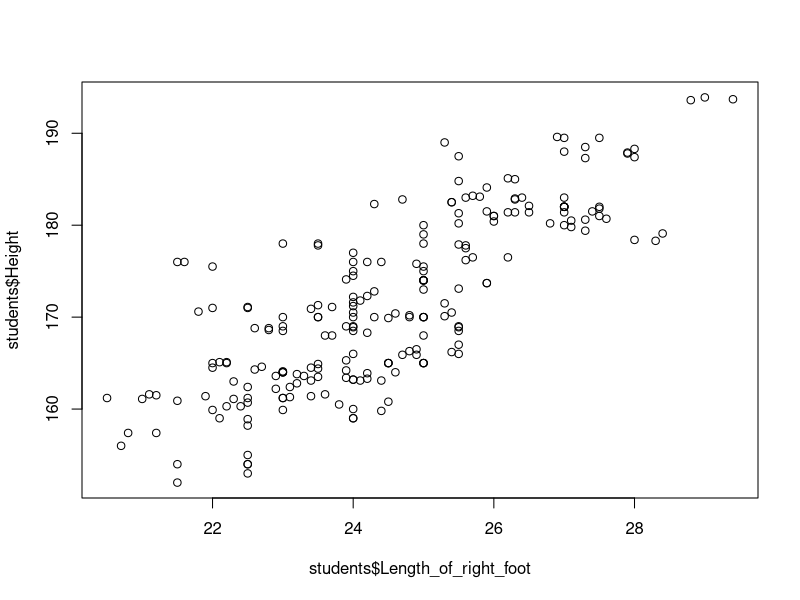
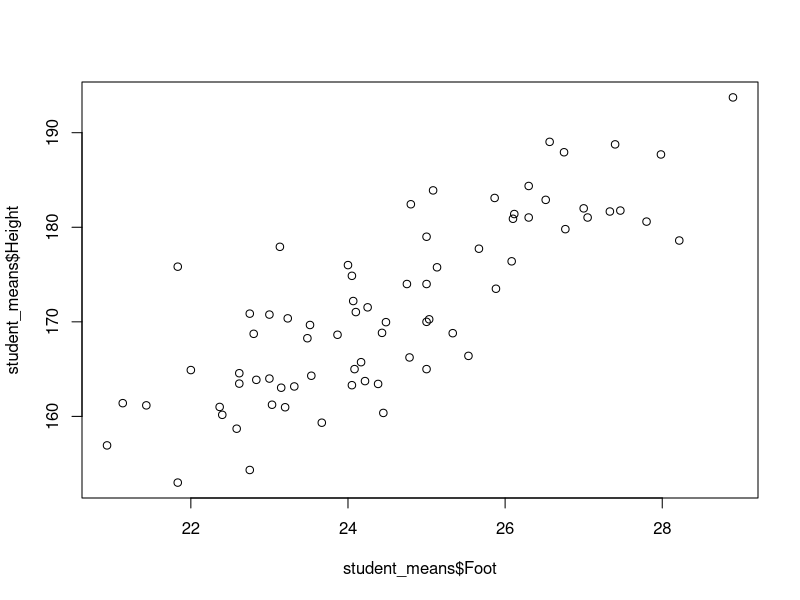
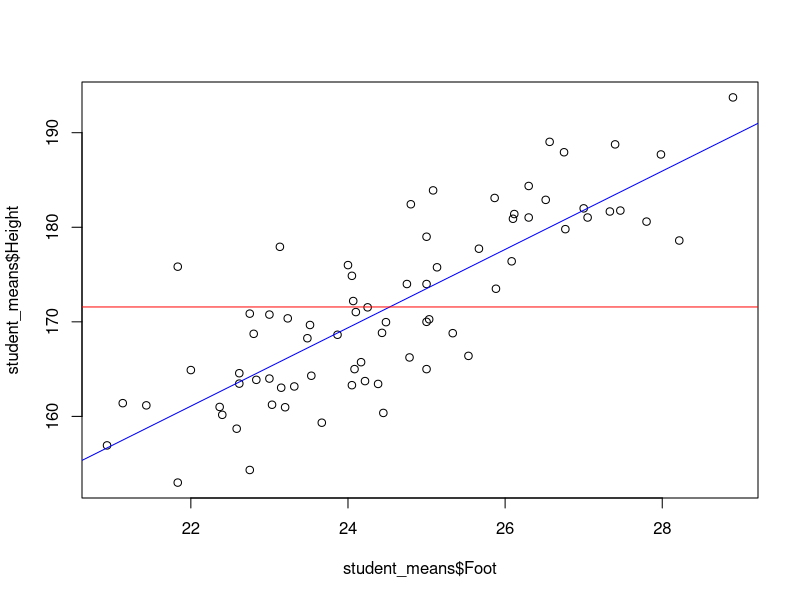
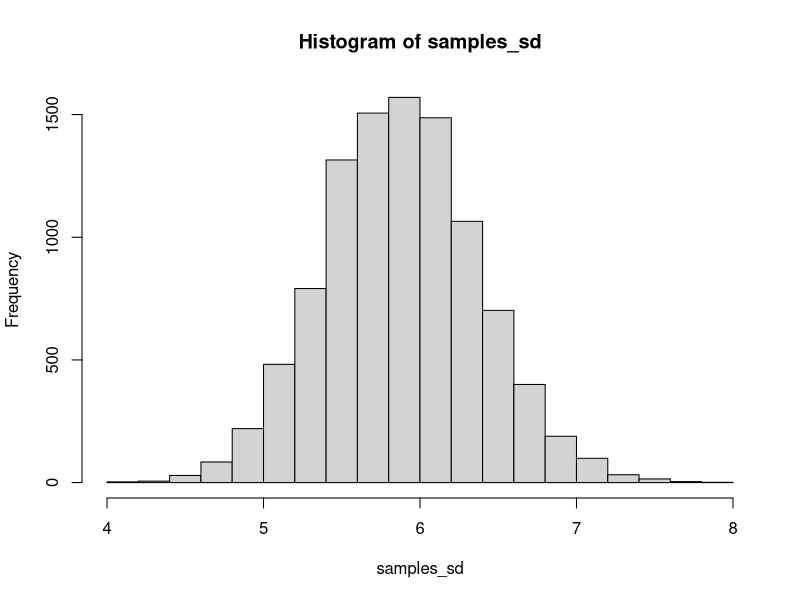
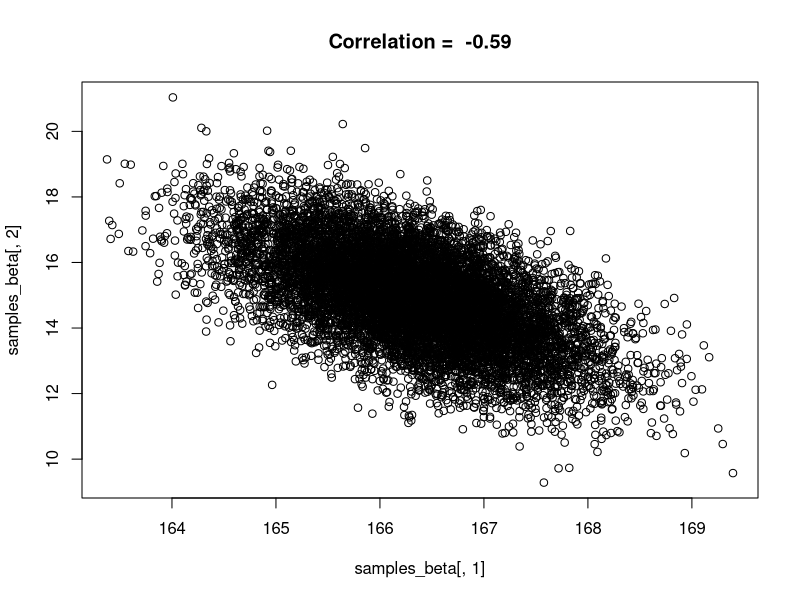
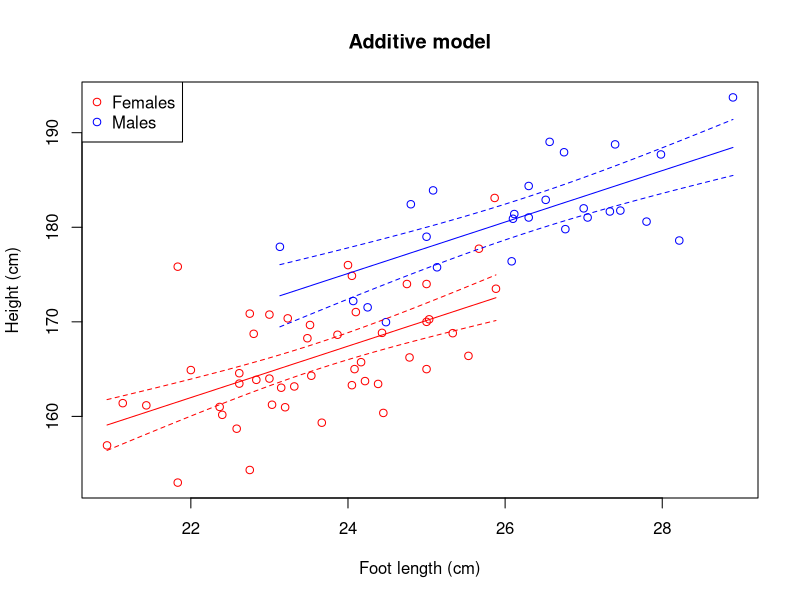
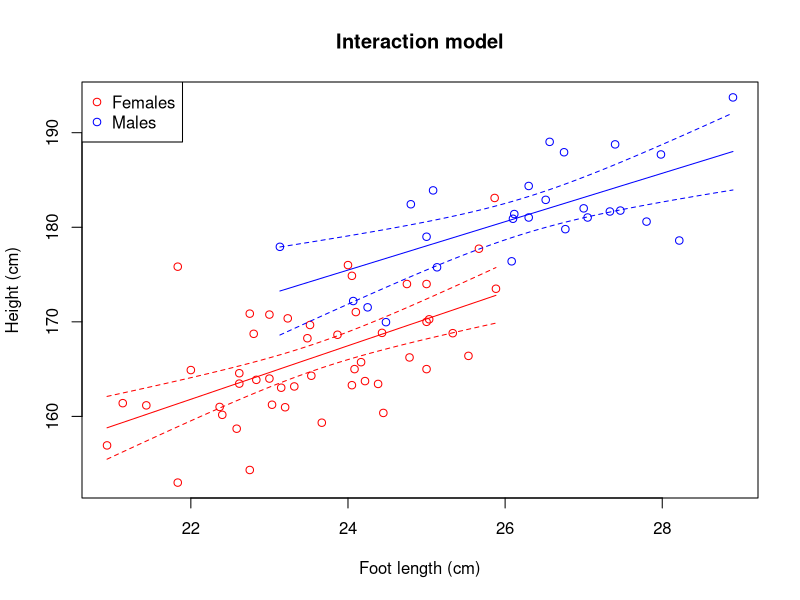

These figures' R source, in order:
## ---- chunk 1
knitr::opts_chunk$set(echo = TRUE)
#library(klippy)
## ---- chunk 2
students_2025 = read.delim("MeasurementData_2025.txt", stringsAsFactors = TRUE)
## ---- chunk 3
summary(students_2025)
## ---- chunk 4
students_2020 = read.delim("MeasurementData_2020.txt", stringsAsFactors = TRUE)
students_2023 = read.delim("MeasurementData_2023.txt", stringsAsFactors = TRUE)
students_2020$Year = "year_2020"
students_2023$Year = "year_2023"
students_2025$Year = "year_2025"
students_2020$ID = paste(students_2020$ID, "2020", sep="_")
students_2023$ID = paste(students_2023$ID, "2023", sep="_")
students_2025$ID = paste(students_2025$ID, "2025", sep="_")

# all(names(students_2025) == names(students_2023)) # Checking that column names are identical
students = rbind(students_2020, students_2023, students_2025)
# summary(students)
# save(students, file = "students.RData")
## ---- chunk 5
plot(students$Length_of_right_foot, students$Height)
## ---- chunk 6
student_means = aggregate(students[,6:13], by=list(students$ID), FUN=mean, na.rm = TRUE)
head(student_means)
## ---- chunk 7
student_means = aggregate(students[,6:13], by=list(students$ID, students$Sex, students$Year), FUN=mean, na.rm = TRUE)
names(student_means)[1:3] = c("ID", "Sex", "Year")
head(student_means)
## ---- chunk 8
student_means$Foot = (student_means$Length_of_right_foot + student_means$Length_of_left_foot)/2
## ---- chunk 9
write.csv(student_means, "student_means.csv")
## ---- chunk 10
plot(student_means$Foot, student_means$Height)
## ---- chunk 11
plot(student_means$Height ~ student_means$Foot) # An alternative way of plotting
lin_reg = lm(Height ~ 1 + Foot, data = student_means) # lm() is a function for fitting a linear model with normal residuals
abline(lin_reg, col="blue")
abline(h = mean(student_means$Height), col="red")
## ---- chunk 12
n = 100
beta_0 = 170
sigma = 5

epsilon = rnorm(n, mean=0, sd=sigma)
height = beta_0 + epsilon

# or just

height = rnorm(n, mean=beta_0, sd=sigma)
## ---- chunk 13
fit_1 = lm(Height ~ 1, data = student_means)
## ---- chunk 14
summary(fit_1)
## ---- chunk 15
#mean(student_means$Height[student_means$Sex=="female"])
#sd(student_means$Height[student_means$Sex=="female"])

#with(student_means[student_means$Sex=="male",], mean(Height))
#with(student_means[student_means$Sex=="male",], sd(Height))

(means = tapply(student_means$Height, list(student_means$Sex), mean))
(SDs = tapply(student_means$Height, list(student_means$Sex), sd))
## ---- chunk 16
(SEs = SDs/sqrt(table(student_means$Sex)))
## ---- chunk 17
means[1] + c(-2,2)*SEs[1]
## ---- chunk 18
means[2] + c(-2,2)*SEs[2]
## ---- chunk 19
fit_F = lm(Height ~ 1, data = student_means, subset = Sex=="female")
summary(fit_F)
confint(fit_F)
## ---- chunk 20
fit_M = lm(Height ~ 1, data = student_means, subset = Sex=="male")
summary(fit_M)
confint(fit_M)
## ---- chunk 21
fit_Sex = lm(Height ~ Sex, data = student_means)
summary(fit_Sex)
## ---- chunk 22
fit_Sex_no_int = lm(Height ~ -1 + Sex, data = student_means)
summary(fit_Sex_no_int)
## ---- chunk 23
PredData = data.frame(Sex = c("female", "male"))
## ---- chunk 24
(Predictions = predict(fit_Sex, newdata = PredData, interval = "confidence"))
## ---- chunk 25
(Predictions = predict(fit_Sex, newdata = PredData, interval = "prediction"))
## ---- chunk 26
n_iter = 10000 # Number of iterations
beta = fit_Sex$coef # The parameters in the fixed part of the model (to see what the model object contains, use `str(fit_Sex)`)
res_sd = summary(fit_Sex)$sigma # Estimated residual standard deviation
Sex = student_means$Sex
n = length(Sex)  # Sample size

samples_beta = matrix(nrow=n_iter, ncol=2)  # Empty matrix for storing resampled beta-estimates
for(i in 1:n_iter){
  fixed = ifelse(fit_Sex$model$Sex=="female", beta[1], sum(beta))
  random = rnorm(n, 0, res_sd)
  y = fixed + random
  refit = lm(y ~ Sex)
  samples_beta[i,] = refit$coef
}
## ---- chunk 27
quantile(samples_beta[,1], prob=c(0.025, 0.975)) # The 2.5% and 97.5% quantiles of beta0 (mean height of females)
## ---- chunk 28
quantile(samples_beta[,1] + samples_beta[,2], prob=c(0.025, 0.975)) # same for males
## ---- chunk 29
n_iter = 10000 # Number of iterations
Y = simulate(fit_Sex, nsim = n_iter)

samples_sd = rep(NA,n_iter)  # Empty vectors for storing results
for(i in 1:n_iter){
  refit = lm(Y[,i] ~ student_means$Sex)
  samples_sd[i] = sd(refit$residuals)
}
(CI_sd = quantile(samples_sd, prob=c(0.025, 0.975)))
## ---- chunk 30
hist(samples_sd, 20)
## ---- chunk 31
n_iter = 10000 # Number of iterations
n = nrow(student_means)

samples_males_vs_females = rep(NA,n_iter)  # Empty vectors for storing results
for(i in 1:n_iter){
  resamp_rows = sample(1:n, n, replace = TRUE)
  resamp_data = student_means[resamp_rows,]
  resamp_means = tapply(resamp_data$Height, list(resamp_data$Sex), mean)
  samples_males_vs_females[i] = (resamp_means["male"]/resamp_means["female"] - 1)*100
}
(mean_samples_males_vs_females = mean(samples_males_vs_females))
(CI_samples_males_vs_females = quantile(samples_males_vs_females, prob=c(0.025, 0.975)))
## ---- chunk 32
(table = summary(fit_Sex)$coef)
## ---- chunk 33
plot(samples_beta[,1], samples_beta[,2])
correlation = cor(samples_beta[,1], samples_beta[,2])
title(paste("Correlation = ", round(correlation,2)))
## ---- chunk 34
(vcov_lm = vcov(fit_Sex))
## ---- chunk 35
(vcov_boot = var(samples_beta))
## ---- chunk 36
sqrt(diag(vcov_lm))
## ---- chunk 37
cov2cor(vcov_lm)
## ---- chunk 38
fit_Foot = lm(Height ~ Foot, data = student_means)
## ---- chunk 39
fit_Sex_Foot = lm(Height ~ Sex + Foot, data = student_means)
summary(fit_Sex_Foot)
## ---- chunk 40
mu_F = mean(student_means$Foot[student_means$Sex=="female"])
fit_Sex_Foot = lm(Height ~ Sex + I(Foot-mu_F), data = student_means)
summary(fit_Sex_Foot)
## ---- chunk 41
model_fit = fit_Sex_Foot
Title = "Additive model"
x_range_F = range(student_means$Foot[student_means$Sex=="female"])
x_range_M = range(student_means$Foot[student_means$Sex=="male"])
pred_data_F = data.frame(Sex = "female", Foot = seq(x_range_F[1], x_range_F[2], length.out = 50))
pred_data_M = data.frame(Sex = "male", Foot = seq(x_range_M[1], x_range_M[2], length.out = 50))
pred_data = rbind(pred_data_F, pred_data_M)
pred = predict(model_fit, pred_data, interval = "confidence")
pred = cbind(pred_data, pred)

plot(Height ~ Foot,
     data = student_means,
     type="p",
     xlab="Foot length (cm)",
     ylab = "Height (cm)",
     col = ifelse(Sex=="female", "red", "blue")
)
lines(fit ~ Foot, data = pred, subset = Sex=="female", col="red")
lines(lwr ~ Foot, data = pred, subset = Sex=="female", col="red", lty=2)
lines(upr ~ Foot, data = pred, subset = Sex=="female", col="red", lty=2)
lines(fit ~ Foot, data = pred, subset = Sex=="male", col="blue")
lines(lwr ~ Foot, data = pred, subset = Sex=="male", col="blue", lty=2)
lines(upr ~ Foot, data = pred, subset = Sex=="male", col="blue", lty=2)
legend("topleft", legend=c("Females", "Males"), pch=c(1,1), col = c("red", "blue"))
title(Title)
## ---- chunk 42
fit_Sex_Foot_interaction = lm(Height ~ Sex*Foot, data = student_means)
summary(fit_Sex_Foot_interaction)
## ---- chunk 43
# This chunk is not printed because I have used echo = FALSE. Below, I have made the plot in a slightly different (but equivalent) way than above. In earlier versions of R, the 'data' and 'subset' arguments were not available in the 'plot' function. Hence, the 'with' function was convenient. There are often many ways to do the same thing in R and which way to use is partly a matter of taste - pick a way that you understand and is tidy and transparent (easier to avoid mistakes)

model_fit = fit_Sex_Foot_interaction
Title = "Interaction model"
x_range_F = range(student_means$Foot[student_means$Sex=="female"])
x_range_M = range(student_means$Foot[student_means$Sex=="male"])
pred_data_F = data.frame(Sex = "female", Foot = seq(x_range_F[1], x_range_F[2], length.out = 50))
pred_data_M = data.frame(Sex = "male", Foot = seq(x_range_M[1], x_range_M[2], length.out = 50))
pred_data = rbind(pred_data_F, pred_data_M)
pred = predict(model_fit, pred_data, interval = "confidence")
pred = cbind(pred_data, pred)

with(student_means,
     plot(Foot, Height, type="n", xlab="Foot length (cm)", ylab = "Height (cm)")
     )
with(student_means, points(Foot, Height, col=ifelse(Sex=="female", "red", "blue")))
with(pred[pred$Sex=="female",], lines(Foot, fit, col="red"))
with(pred[pred$Sex=="female",], lines(Foot, lwr, col="red", lty=2))
with(pred[pred$Sex=="female",], lines(Foot, upr, col="red", lty=2))
with(pred[pred$Sex=="male",], lines(Foot, fit, col="blue"))
with(pred[pred$Sex=="male",], lines(Foot, lwr, col="blue", lty=2))
with(pred[pred$Sex=="male",], lines(Foot, upr, col="blue", lty=2))
legend("topleft", legend=c("Females", "Males"), pch=c(1,1), col = c("red", "blue"))
title(Title)
## ---- chunk 44
var_res = var(residuals(fit_Sex_Foot_interaction))
var_pred = var(fitted(fit_Sex_Foot_interaction))
var_tot = var_res + var_pred
var_pred/var_tot # (var_tot - var_res)/var_tot 
## ---- chunk 45
var_res = var(residuals(fit_Sex_Foot_interaction))
var_tot = var(residuals(fit_1)) # = var(student_means$Height)
(var_tot - var_res)/var_tot # = 1-var_res/var_tot 
